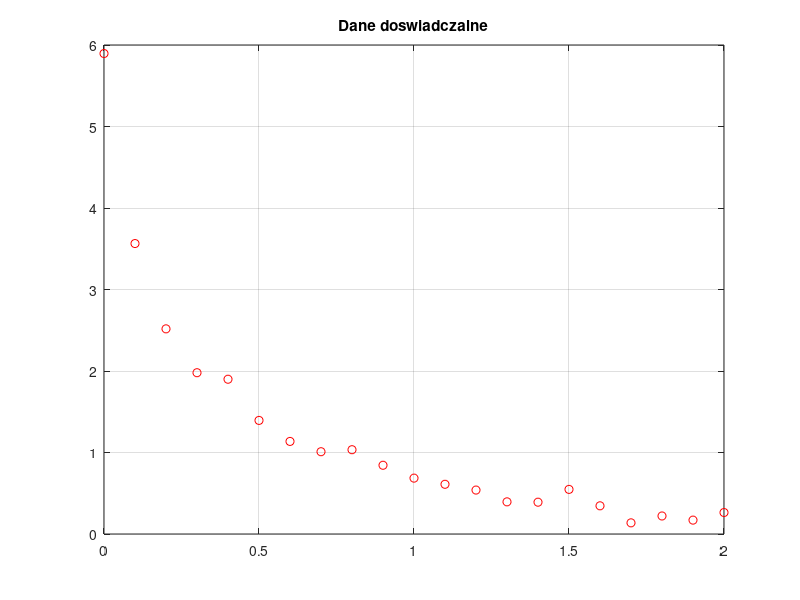

This chart was generated by the following MATLAB code: (Note: this script raises an error after producing the figure.)
% optim_nonlin_ls.m
% dopasowanie parametrow znanej funkcji do danych eksperymentalnych
  clear all; close all;

  global dane            % zmienna globalna - tzn. widziana z innych *.m zbiorow

  dane = ...             % pary punktow (x,y), otrzymane doswiadczalnie
  [ 0.0000    5.8955;     % np. podczas laboratorium z fizyki
    0.1000    3.5639;     % pierwsza kolumna argument x
    0.2000    2.5173;     % druga kolumna wartosc y
    0.3000    1.9790;
    0.4000    1.8990;
    0.5000    1.3938;
    0.6000    1.1359;
    0.7000    1.0096;
    0.8000    1.0343;
    0.9000    0.8435;
    1.0000    0.6856;
    1.1000    0.6100;
    1.2000    0.5392;
    1.3000    0.3946;
    1.4000    0.3903;
    1.5000    0.5474;
    1.6000    0.3459;
    1.7000    0.1370;
    1.8000    0.2211;
    1.9000    0.1704;
    2.0000    0.2636 ];

    x = dane(:,1);               % pobranie wektora argumentow x
    y = dane(:,2);               % pobranie wektora wartosci funkcji y
    plot(x,y,'ro')               % wykres y w funkcji x, czerwone "o"
    title('Dane doswiadczalne')  % tytul
    grid; pause; clc             % krata, pauza, czyszczenie ekranu tekstowego
    
    %  Dane zjawisko opisuje teoretyczna zaleznosc:
    %
    %	  y = f( x ) = c(1) * exp(-lambda(1)*x) + c(2) * exp(-lambda(2)*x)
    %
    %  Powyzsza funkcja ma dwa parametry liniowe: c(1) i c(2)
    %  oraz dwa parametry nieliniowe: lambda(1) i lambda(2)
    %
    %  W zapisie macierzowym:
    %  [ exp(-lambda(1)*x)  exp(-lambda(1)*x) ] * [c(1); c(2) ] = y
    %  y = A(x) * c --> c = A(x)\y 
    %
    %  Chcemy wyznaczyc takie wartosci tych parametrow, aby funkcja y=f(x)
    %  byla najlepiej dopasowana do punktow eksperymentalnych (x,y)

    params = [ 3.5, 2.5, 12, 1 ]; % punkt startowy [ c(1), c(2), lam(1), lam(2) ]

  % c(1) = 2.998787301736222, c(2)=2.896688863655001
  % labda(1) = 10.606681005172833, lambda(2) = 1.404754349489554
    toler  = 0.1;                % wymagany blad
    opt = optimset( 'TolX', toler ); 

    blad = fminsearch('fun_fit', params, opt );    % procedura minimalizacyjna
	                                               % naciskaj enter
    c(1:2) = blad(1:2),                            % wynikowe c(1) i (2)
    lambda(1:2) = blad(3:4),                       % wynikowe lambda(1) i (2)

    fy = c(1)*exp(-lambda(1)*x) + c(2)*exp(-lambda(2)*x),  % wartosc funkcji
    blad = std(fy-y)                                       % wartosc bledu
